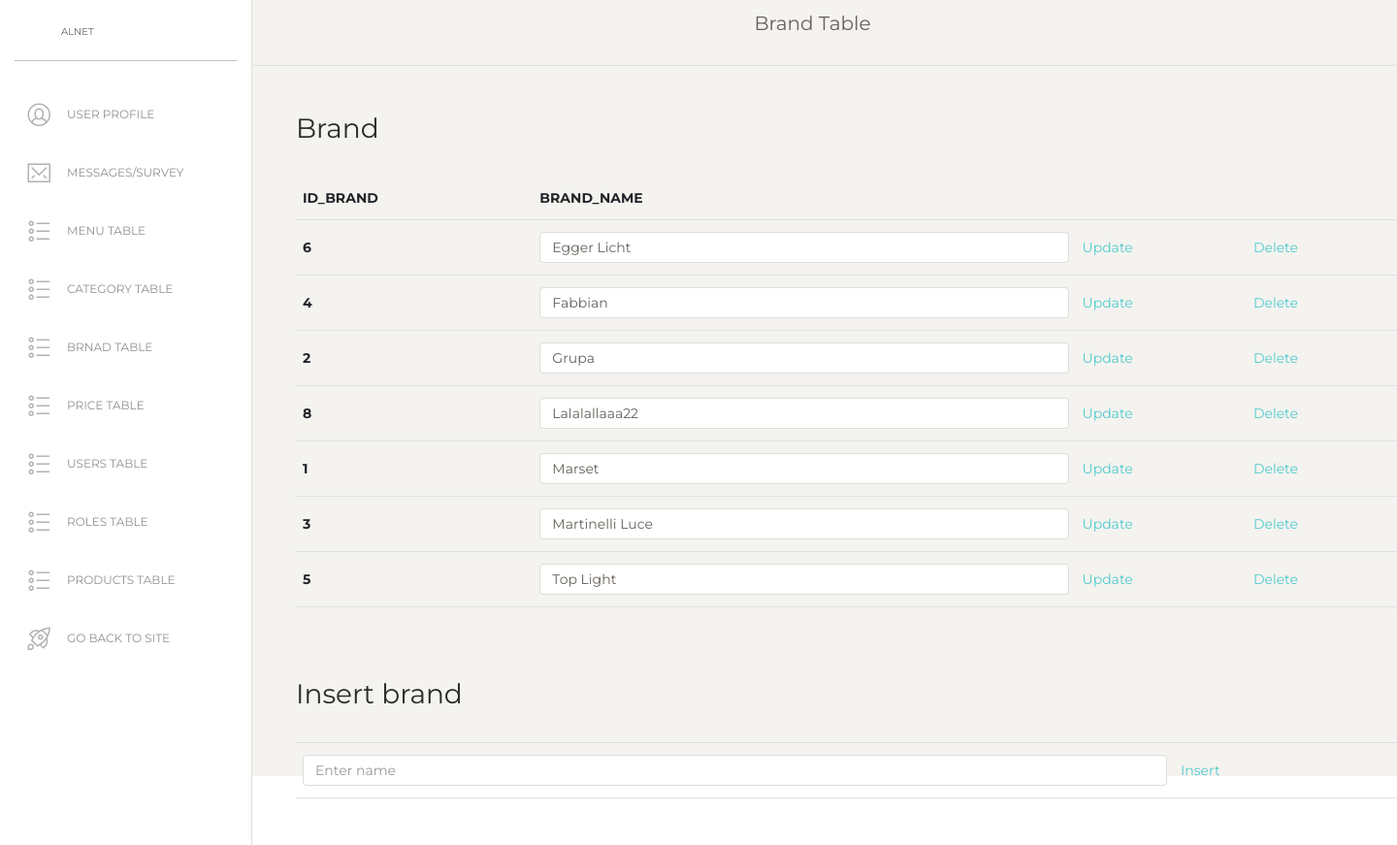
Screenshot of /brandTable.php (signed in) with the database file from the repository.
### tables this page shows
CREATE TABLE `brand` (
  `id_brand` int(50) NOT NULL,
  `brand_name` varchar(50) NOT NULL
);

### brandTable.php (the view, shortened to what this page needs)
<?php
  $user = $_SESSION['user'];
    if(!isset($_SESSION['user'])){
    header("location: models/404Page.php?notFound");
  }
    else if($user->id_role!=1){
    header("location: models/404Page.php?notFound");
  }
    else{
  include "includes/headAdmin.php";
  include "includes/headerAdmin.php";
  include "config/connection.php";
  function getAllFromTabel($nameTabel){
    global $conn;
    try{
        $query="SELECT * FROM $nameTabel";
        $result=$conn->query($query)->fetchAll();
        return $result;
    }
    catch(PDOException $e){
        $message="Server error";
    }
}
  $brands=getAllFromTabel("brand");
?>
  <div class="main-panel" style="height: 100vh;">
      <nav class="navbar navbar-expand-lg navbar-absolute fixed-top navbar-transparent">
        <div class="container-fluid">
          <div class="navbar-wrapper">
            <a class="navbar-brand" href="adminPanel.php">Brand Table</a>
          </div>
        </div>
      </nav>
    <div class="content">
        <div class="container">
            <div class="row">
      <div class="col-md-12">
        <h3>Brand</h3>
        <div id="artist">
            <table class="table">
              <thead>
                <tr>
                  <th scope="col">id_brand</th>
                  <th scope="col">brand_name</th>
                </tr>
              </thead>
              <tbody>
              <?php
                foreach($brands as $b):
              ?>
                <tr>
                  <th scope="row"><?=$b->id_brand?></th>
                  <td><input type="text" id="nameArtist<?=$b->id_brand?>" class="form-control" value="<?=$b->brand_name?>"></td>
                  <td><a href="#" data-id="<?=$b->id_brand?>" class="updateArtist">Update</a></td>
                  <td><a href="#" data-id="<?=$b->id_brand?>" class="deleteArtist">Delete</a></td>
                </tr>
              <?php
                endforeach;
              ?>
            </tbody>
            </table>
          </div>
          </div>
		    </div>
      <div class="row">
      <div class="col-md-12 mt-5">
      <table class="table">
            <h3>Insert brand</h3>
              <tbody>
                <tr>
                  <td><input type="text" id="nameArtist" class="form-control" placeholder="Enter name"></td>
                  <td><a href="#" id="insertArtist">Insert</a></td>
                </tr>
              </tbody>
      </table>
		  </div>
      </div>
		</div>
    </div>
<?php
      }
  include "includes/footerAdmin.php";
?>

### rows the page displays
brand: id_brand "6", brand_name "Egger Licht"
brand: id_brand "4", brand_name "Fabbian"
brand: id_brand "2", brand_name "Grupa"
brand: id_brand "8", brand_name "Lalalallaaa22"
brand: id_brand "1", brand_name "Marset"
brand: id_brand "3", brand_name "Martinelli Luce"
brand: id_brand "5", brand_name "Top Light"
